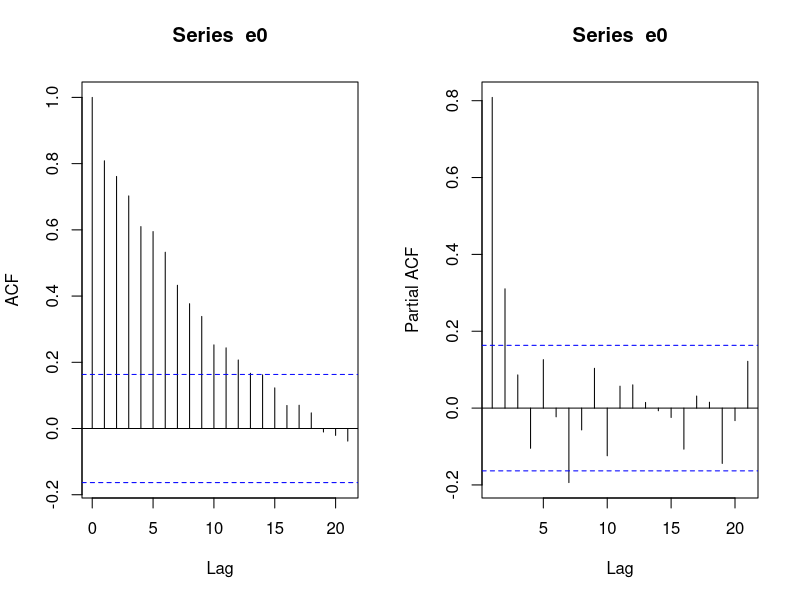
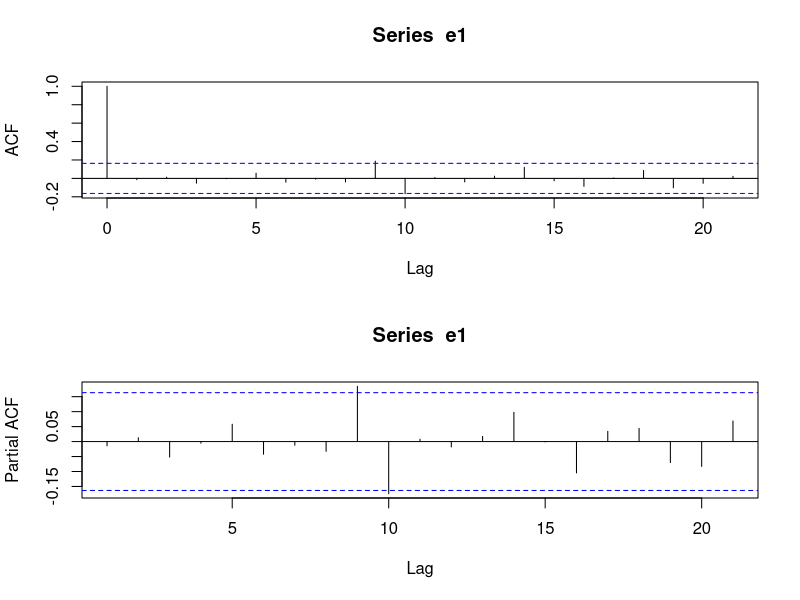
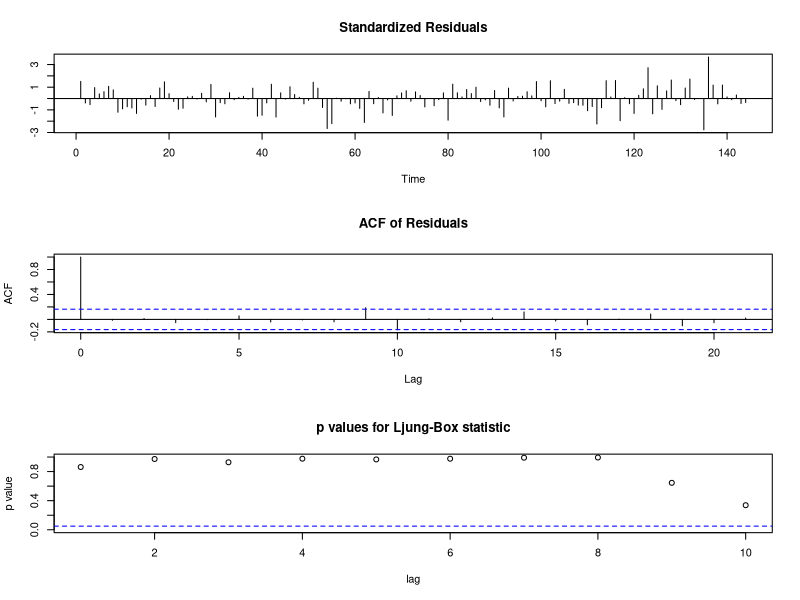
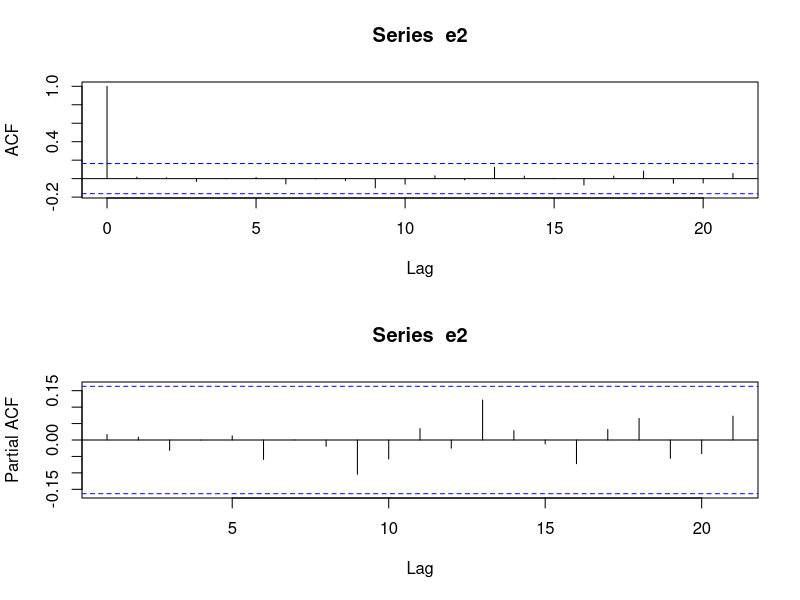
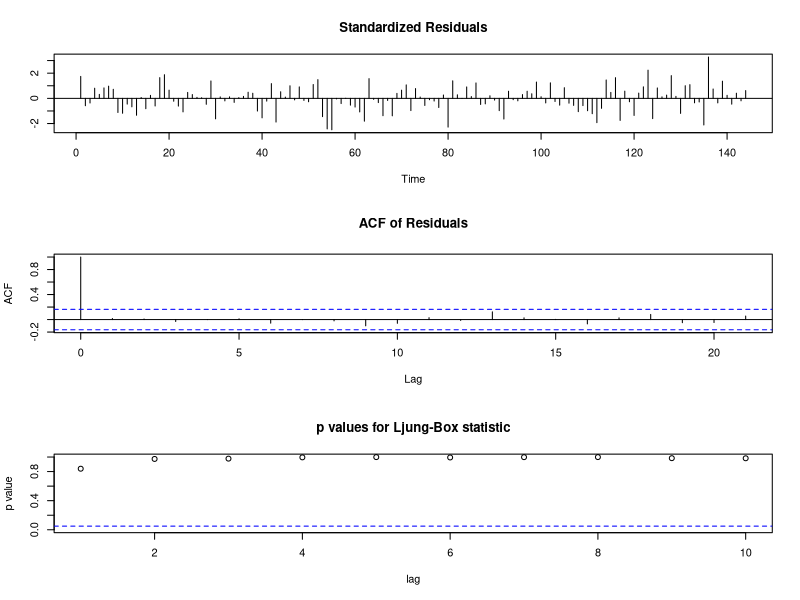
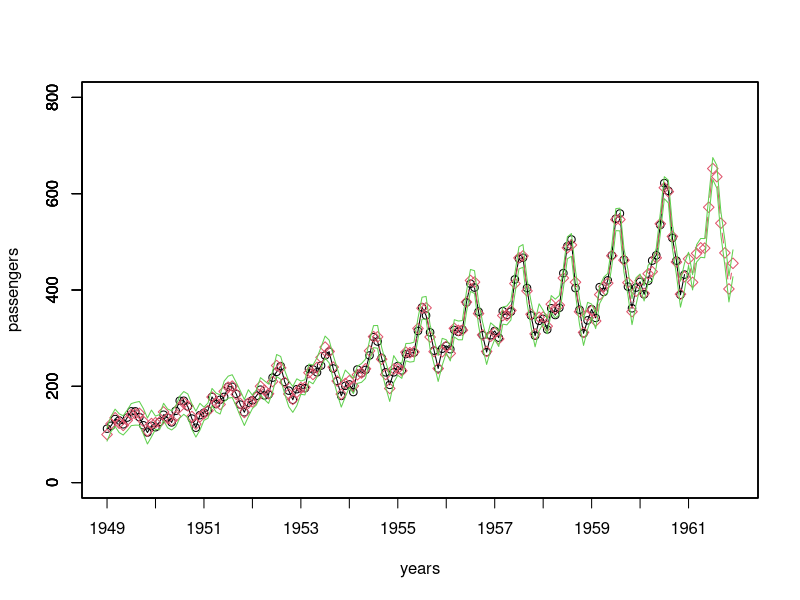

Write R code to recreate these figures, in order.

y=c(112,118,132,129,121,135,148,148,136,119,104,118,115,126,141,135,125,149,170,170,158,133,
    114,140,145,150,178,163,172,178,199,199,184,162,146,166,171,180,193,181,183,218,230,242,209,191,172,194,196,196,236,235,229,243,264,272,237,211,180,201,204,188,235,227,234,264,302,293,259,229,203,229,242,233,267,269,270,315,364,347,312,274,237,278,284,277,317,313,318,374,413,405,355,306,271,306,315,301,356,348,355,422,465,467,404,347,305,336,340,318,362,348,363,435,491,505,404,359,310,337,360,342,406,396,420,472,548,559,463,407,362,405,417,391,419,461,472,535,622,606,508,461,390,432)
x=matrix(c(rep(0,144*23)),144,23);
for(i in 1:144)
{
  x[i,1]=i;
}
for(i in 1:12)
{
  for(j in 1:11)
  {
    x[(i-1)*12+j,j+1]=1;
    x[(i-1)*12+j,j+12]=(i-1)*12+j;
  }
}
fit0=lm(y~x);
summary(fit0);
e0=fit0$residuals;
par(mfrow=c(1,2))
acf(e0); pacf(e0)

fit1=arima(y,xreg=x,order=c(7,0,0)); 
fit1
coef=fit1$coef
coef
e1=fit1$residuals;
e1
1-sum(e1^2)/sum((y-mean(y))^2)
par(mfrow=c(2,1))
acf(e1); pacf(e1);
tsdiag(fit1)

fit2 = arima(y, xreg = x, order=c(10,0,0)); 
fit2
coef=fit2$coef
coef
e2=fit2$residuals;
e2
1-sum(e2^2)/sum((y-mean(y))^2)
par(mfrow=c(2,1))
acf(e2); pacf(e2);
tsdiag(fit2)

xnew=matrix(c(rep(0,12*23)),12,23);
for(i in 1:11)
{
  xnew[i,1]=i+144;
  xnew[i,i+1]=1;
  xnew[i,i+12]=i+144;
}
xnew[12,1]=156;
yhat = y - fit2$residuals;
pred = predict(fit2, newxreg = xnew, n.ahead=12)
pred$pred
pred$se
n=144; t=1:n;
dev.off()
plot(t,y, type="o",xlim=c(1,n+12),ylim=c(0,800),col=1,xlab="years",ylab="passengers",xaxt="n")
axis(side=1, at = seq(1, n+12, by = 12),labels=1949:1961)
par(new=T)
y1=c(yhat, pred$pred[1:12])
t1=1:(n+12)
plot(t1,y1, pch=5,type="b",xlim=c(1,n+12),ylim=c(0,800),col=2,xlab="",ylab="",xaxt="n")
y11 = y1+1.96*pred$se[1:12]
y12 = y1-1.96*pred$se[1:12]
par(new=T)
plot(t1,y11, type="l",xlim=c(1,n+12),ylim=c(0,800),col=3,xlab="",ylab="",xaxt="n")
par(new=T)
plot(t1,y12, type="l",xlim=c(1,n+12),ylim=c(0,800),col=3,xlab="",ylab="",xaxt="n")